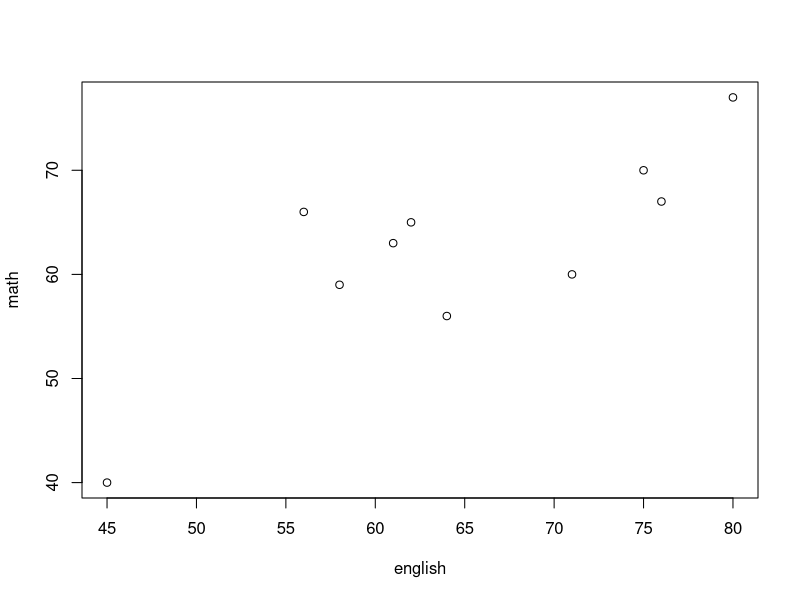

Write the R code that produced this figure. (Note: this script raises an error after producing the figure.)
## ---- chunk 1
knitr::opts_chunk$set(echo = TRUE)
## ---- chunk 2
# months <- split(airquality, airquality$Month)
# H0: All months have identical distributions
# H1: At least two months' distributions differ
kruskal.test(Ozone ~ Month, data=airquality)

## ---- chunk 3
english <- c(56,75,45,71,62,64,58,80,76,61)
math <- c(66,70,40,60,65,56,59,77,67,63)
cor(english,math,method="spearman")
plot(english, math)
# Correlation, no monotonic relation
## ---- chunk 4
q3.c <- c(75,67,70,75,65,71,67,67,76,68)
q3.g <- c(57,58,60,59,62,60,60,57,59,61)
q3.f <- c(58,61,56,58,57,56,61,60,57,58)
q3.fg <- c(58,59,58,61,57,56,58,57,57,59)
q3.s <- c(62,66,65,63,64,62,65,65,62,67)
q3.test <- c(63,64,66,65,67,68,64,NA,NA,NA)
# q3.df <- data.frame(groups=c(q3.c,q3.g,q3.f,q3.fg,q3.s,q3.test), labels=as.factor(rep(1:6, each=10)))

q3.df <- data.frame(groups=c(q3.c,q3.g,q3.f,q3.fg,q3.s,q3.test), labels=as.factor(rep(1:6, each=10)), subjects=as.factor(1:10))

friedman.test(groups ~ labels|subjects, data=q3.df) #error
q3.df.rm.na <- q3.df[as.numeric(q3.df$subjects) < 8,]
friedman.test(groups ~ labels|subjects, data=q3.df.rm.na)

# Solutions use kruskal-wallis...

q3.df <- data.frame(C=q3.c, G=q3.g, F=q3.f, FG=q3.fg, S=q3.s, test=q3.test)

kruskal.test(q3.df)
boxplot(q3.df)
## ---- chunk 5
#H0 : There is no difference between block distributions
#H1: The distribution of at least two blocks differ

q4.df <- data.frame(count=c(2,48,40,3,120,81,2,16,36,7,21,17,2,14,17), month=as.factor(rep(1:5, each=3)), year=as.factor(c(2004,2005,2006)))

friedman.test(count ~ month|year, data=q4.df)

